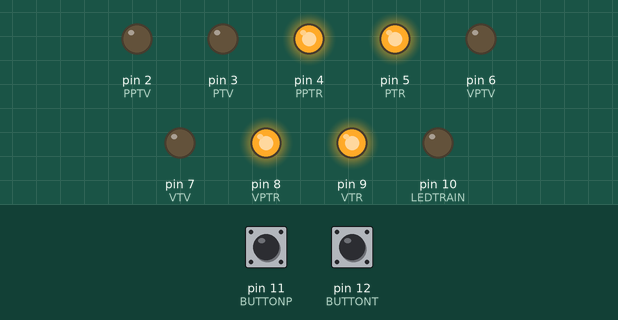
Recording of a sketch running on a simulated Arduino Uno, built with avr-gcc and run on an emulated ATmega328P. On the bench: output pins drawn as LEDs (lit = HIGH). Dashed ring = blinking. Inputs (shaded band) come from the test bench; at power-on: pin 12 (BUTTONT) LOW, pin 11 (BUTTONP) LOW.

Above: at 1.2 s.
1.3 s: pin 12 (BUTTONT) pulled HIGH for 0.15 s
At 1.45 s:
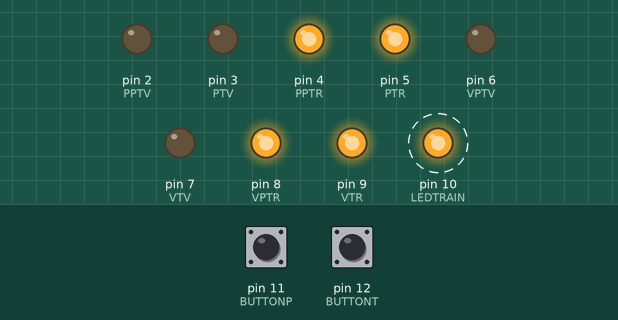
4.3 s: pin 11 (BUTTONP) pulled HIGH for 0.15 s
7.4 s: pin 12 (BUTTONT) pulled HIGH for 1 s
At 7.75 s:
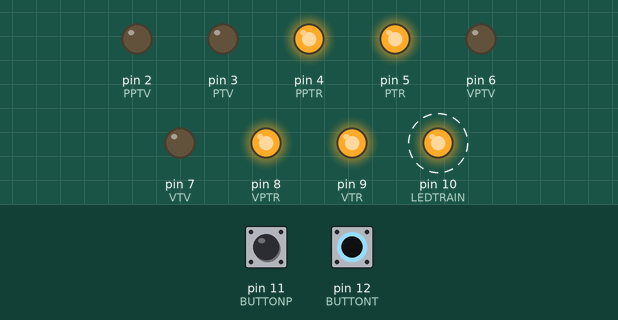
10.4 s: pin 12 (BUTTONT) pulled HIGH for 3.2 s
At 22.4 s:
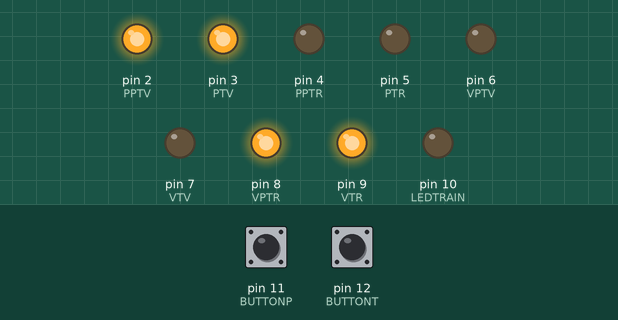
Timing chart, 0 to 30.1 s (numbered marks = the images above; inputs shaded):
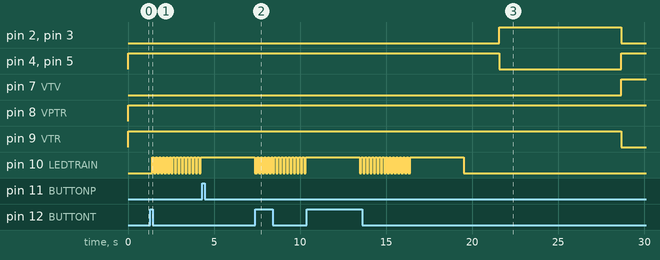

Measured:
- after the input at 1.3 s, pin 7 (VTV): stays LOW (without the input it goes to HIGH after 0.76 s); pin 9 (VTR): stays HIGH (without the input it goes to LOW after 0.76 s); pin 10 (LEDTRAIN): alternates HIGH for 0.10 s and LOW for 0.10 s, starting after 0.10 s
- after the input at 7.4 s, pin 2 (PPTV), pin 3 (PTV): stays LOW (without the input it goes to HIGH after 2.0 s); pin 4 (PPTR), pin 5 (PTR): stays HIGH (without the input it goes to LOW after 2.0 s); pin 10 (LEDTRAIN): alternates HIGH for 0.10 s and LOW for 0.10 s, starting after 0.10 s

The sketch:

test.ino
```cpp
#define PPTV 2        // pieton parallele au train vert
#define PTV 3         // pieton perpendiculaires au train vert
#define PPTR 4        // pieton parallele au train rouge
#define PTR 5         // pieton perpendiculaires au train rouge

#define VPTV 6        // voiture parallele au train vert
#define VTV 7         // voiture perpen au train vert
#define VPTR 8        // voiture parallele au train rouge
#define VTR 9         // voiture perpen au train rouge


#define LEDTRAIN 10   // Train
#define BUTTONP 11    // Bouton des piétons
#define BUTTONT 12    // Bouton du train


#define TIMEOFF 2000
#define TIMEON 6000
#define TIMETRAIN 3000
#define TIMEPEDESTRIAN 7000


bool PRESSEDBUTTON = false; // bouton des piétons
int buttonState = 0;


void setup() {
  pinMode(PPTV, OUTPUT);
  pinMode(PTV, OUTPUT);
  pinMode(PPTR, OUTPUT);
  pinMode(PTR, OUTPUT);
  pinMode(VPTV, OUTPUT);
  pinMode(VTV, OUTPUT);
  pinMode(VPTR, OUTPUT);
  pinMode(VTR, OUTPUT);

  pinMode(LEDTRAIN, OUTPUT);
  pinMode(BUTTONP, INPUT);
  pinMode(BUTTONT, INPUT);

  digitalWrite(PPTR,HIGH);
  digitalWrite(PTR,HIGH);

}

void loop(){
  off1();
  switchOn(VPTR,VTR,VPTV,VTV);
  off2();
  switchOn(VTR,VPTR,VTV,VPTV);

}


void off1(){
  /* all lights are red between the switch of cars traffic light
    if a pedestrian asked to cross over, the pedestrian turn is activated
  */

  // all light are red
  for(int i = 0; i< TIMEOFF; ++i){
    delay(1);
    digitalWrite(PPTR,HIGH);
    digitalWrite(PTR,HIGH);
    digitalWrite(VPTR,HIGH);
    digitalWrite(VTR,HIGH);

    checkButtonP();
    if (checkButtonT()){
        trainTravel();
        i=0;
    }
  }

  // if a pedestrian asked to cross over
  if(PRESSEDBUTTON){
    PedestrianCrossover();
  }
}

void off2(){
  /* all lights are red between the switch of cars traffic light*/
  for(int i = 0; i< TIMEOFF; ++i){
    delay(1);
    digitalWrite(PPTR,HIGH);
    digitalWrite(PTR,HIGH);
    digitalWrite(VPTR,HIGH);
    digitalWrite(VTR,HIGH);

    checkButtonP();
    if (checkButtonT()){
        trainTravel();
        i=0;
    }
  }
  digitalWrite(VPTR,LOW);
  digitalWrite(VTR,LOW);
}

void PedestrianCrossover(){
  /* pedestrian turn */
  digitalWrite(PPTR,LOW);
  digitalWrite(PTR,LOW);
  digitalWrite(PPTV,HIGH);
  digitalWrite(PTV,HIGH);
  digitalWrite(VPTR,HIGH);
  digitalWrite(VTR,HIGH);

  for(int i = 0; i< TIMEPEDESTRIAN; ++i){
    delay(1);
    if (checkButtonT()){
        trainTravel();
        i=0;
        digitalWrite(PPTV,HIGH);
        digitalWrite(PTV,HIGH);
        digitalWrite(PPTR,LOW);
        digitalWrite(PTR,LOW);
    }
  }
  PRESSEDBUTTON = false;
  digitalWrite(PPTV,LOW);
  digitalWrite(PTV,LOW);
  digitalWrite(PPTR,HIGH);
  digitalWrite(PTR,HIGH);

}


void switchOn(int vptr, int vtr, int vptv, int vtv){
  digitalWrite(vptr,HIGH);
  digitalWrite(vtr,LOW);
  digitalWrite(vptv,LOW);
  digitalWrite(vtv,HIGH);

  for(int i = 0; i< TIMEON; ++i){
    delay(1);
    checkButtonP();

    if (checkButtonT()){
        trainTravel();
        i=0;
        digitalWrite(vtv,HIGH);
        digitalWrite(vtr,LOW);
     }
  }
  digitalWrite(vtv,LOW);
  digitalWrite(vptr,LOW);

}


void checkButtonP(){
  /*check if a pedestrian button is pressed*/
  buttonState = digitalRead(BUTTONP);
  if(buttonState == HIGH){
    PRESSEDBUTTON = true;
  }
}

bool checkButtonT(){
  /*check if the button of the train is pressed*/
  buttonState = digitalRead(BUTTONT);
  return buttonState == HIGH;
}


void trainTravel(){
  /* simulate the incoming train and passing train*/
  digitalWrite(PPTR,HIGH);
  digitalWrite(PTR,HIGH);
  digitalWrite(VPTR,HIGH);
  digitalWrite(VTR,HIGH);

  digitalWrite(PPTV,LOW);
  digitalWrite(PTV,LOW);
  digitalWrite(VPTV,LOW);
  digitalWrite(VTV,LOW);

  // train is coming
  for(int i = 0; i<TIMETRAIN/200; ++i){
      digitalWrite(LEDTRAIN,LOW);
      for(int j=0; j<100; j++){
        delay(1);
        checkButtonP();
      }
      digitalWrite(LEDTRAIN,HIGH);
      for(int k=0; k<100; k++){
        delay(1);
        checkButtonP();
      }
  }

  // train is passing
  for(int i = 0; i<TIMETRAIN; ++i){
    delay(1);
    checkButtonP();
  }
  digitalWrite(LEDTRAIN,LOW);
}
```
